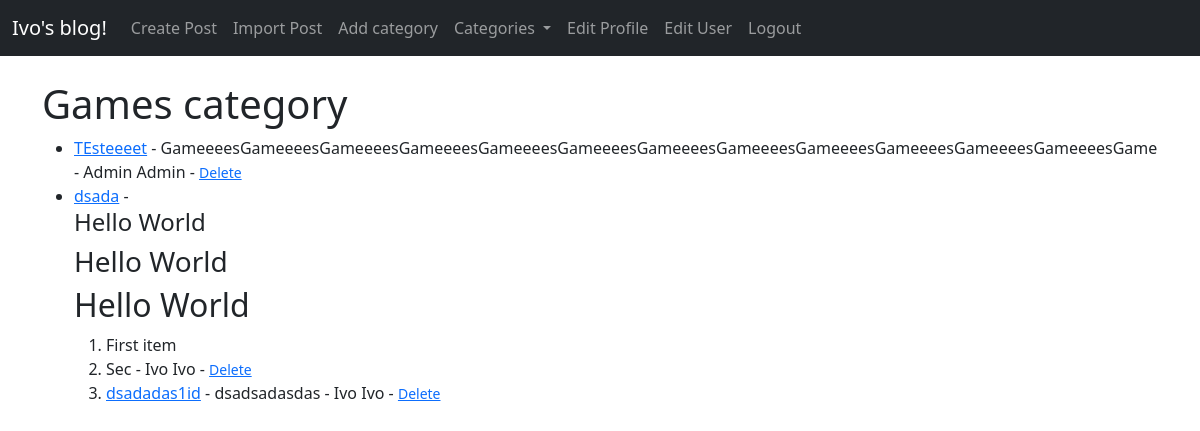
/category/2/ (signed in), run on the app's committed database.
### blog/models.py (models this page shows, shortened)
class Category(models.Model):
    name = models.CharField(max_length=255)
    created_at = models.DateTimeField(auto_now_add=True)
    updated_at = models.DateTimeField(auto_now=True)

class Post(models.Model):
    title = models.CharField(max_length=255)
    author = models.ForeignKey(User, on_delete=models.CASCADE)
    body = models.TextField()
    category = models.ForeignKey(Category, on_delete=models.CASCADE, null=True)
    created_at = models.DateTimeField(auto_now_add=True)
    updated_at = models.DateTimeField(auto_now=True)

### blog/views.py (the view)
# urls.py: path('category/<int:pk>/', CategoryView, name='category'),
def CategoryView(request, pk):
    category_posts = Post.objects.filter(category=pk)
    category = Category.objects.get(pk=pk)
    categories = Category.objects.all()
    return render(request, 'category/show.html', {'cats': category.name.title(),
                                                  'category_posts': category_posts,
                                                  'categories': categories
                                                  })

### blog/templates/category/show.html
{% extends 'base.html' %}
{% block content %}
{% if category_posts %}
    <h1> {{ cats }} category </h1>
    <ul>
    {% for post in category_posts %}
        <li><a href="{% url 'post_detail' post.pk %}">{{post.title}}</a> -
            {{ post.body|slice:":100"|safe }} - {{ post.author.first_name }} {{ post.author.last_name }}
            {% if user.is_authenticated %}
                - <small><a href="{% url 'delete_post' post.pk %}">Delete</a> </small></br>
            {% endif %}
        </li>
    {%endfor%}
    </ul>
{%else%}
  <h2> Sorry this category is empty! </h2>
{%endif%}
{% endblock %}

### data on the page
Category: name "Games"
Post: title "TEsteeeet", body "GameeeesGameeeesGameeeesGameeeesGameeeesGameeeesGameeeesGameeeesGameeeesGameeeesGameeeesGameeeesGame", author.first_name "Admin", author.last_name "Admin"
Post: title "dsada", body "Hello World Hello World Hello World First item Sec", author.first_name "Ivo", author.last_name "Ivo"
Post: title "dsadadas1id", body "dsadsadasdas", author.first_name "Ivo", author.last_name "Ivo"
